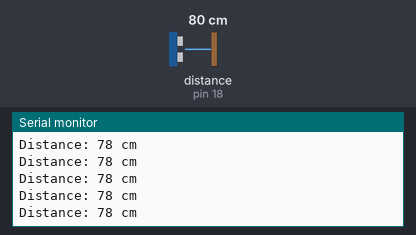
Recording of a program running on a simulated Arduino Uno, built with avr-gcc and run on an emulated ATmega328P. Parts: the last lines printed to the serial monitor. Wiring (inferred from the names in the program): ultrasonic range finder: trigger pin 5; echo pin 18. The inputs (shaded band) are chosen by the test bench; at power-on: distance to the obstacle (sensor on pin 18) 80 cm. The echo pulse lasts 58.3 µs per cm.

Above: at 1.2 s.
1.3 s: distance to the obstacle (sensor on pin 18) set to 2 cm
At 2.1 s:
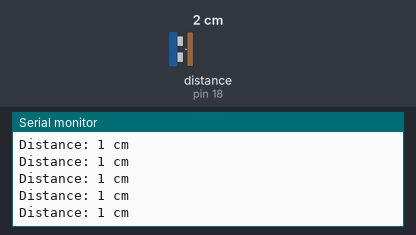
4.3 s: distance to the obstacle (sensor on pin 18) set to 18 cm
At 5.0 s:
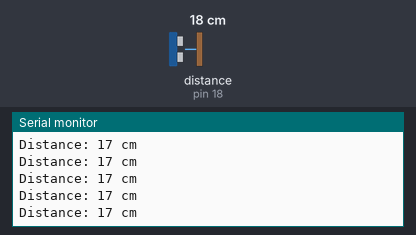
7.3 s: distance to the obstacle (sensor on pin 18) set to 4 cm
At 8.4 s:
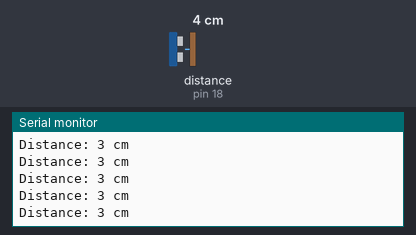
10.3 s: distance to the obstacle (sensor on pin 18) set to 120 cm
At 10.9 s:
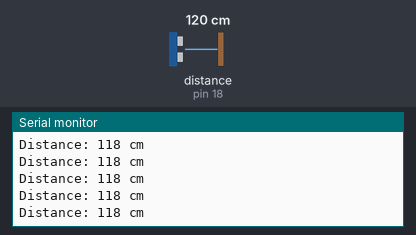
13.3 s: distance to the obstacle (sensor on pin 18) set to 9 cm
At 13.9 s:
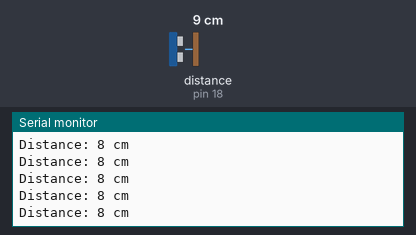
16.3 s: distance to the obstacle (sensor on pin 18) set to 250 cm
At 16.9 s:
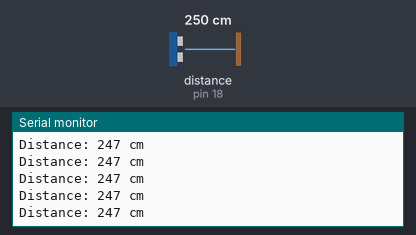
Timing chart, 0 to 19.3 s (numbered marks = the images above; inputs shaded):
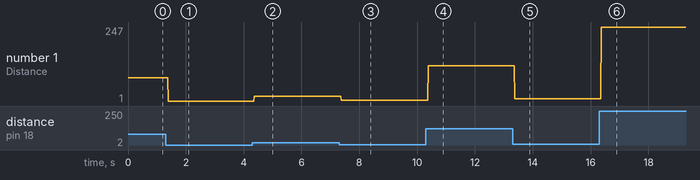

Measured:
- after the input at 1.3 s, the serial monitor: prints a new line after 0.08 s (image 1)
- after the input at 4.3 s, the serial monitor: prints a new line after 0.07 s (image 2)
- after the input at 7.3 s, the serial monitor: prints a new line after 0.08 s (image 3)
- after the input at 10.3 s, the serial monitor: prints a new line after 0.08 s (image 4)
- after the input at 13.3 s, the serial monitor: prints a new line after 0.07 s (image 5)
- after the input at 16.3 s, the serial monitor: prints a new line after 0.08 s (image 6)
- plotted number 1: 78 → 1 after the input at 1.3 s, 1 → 17 after the input at 4.3 s, 17 → 3 after the input at 7.3 s, 3 → 118 after the input at 10.3 s, 118 → 8 after the input at 13.3 s

The program:

main.cpp
```cpp
#include <Arduino.h>

#define echoPin 18
#define trigPin 5

long duration;
int distance;

void setup()
{
  pinMode(trigPin, OUTPUT);
  pinMode(echoPin, INPUT);
  Serial.begin(9600);
}
void loop()
{
  int prevDistance = distance;
  digitalWrite(trigPin, LOW);
  delayMicroseconds(2);
  digitalWrite(trigPin, HIGH);
  delayMicroseconds(10);
  digitalWrite(trigPin, LOW);
  duration = pulseIn(echoPin, HIGH);
  distance = duration * 0.034 / 2;
  Serial.print("Distance: ");
  Serial.print(distance);
  Serial.println(" cm");
  if (distance < (prevDistance - 10))
  {
    Serial.println("Something just passed");
  }
}
```
